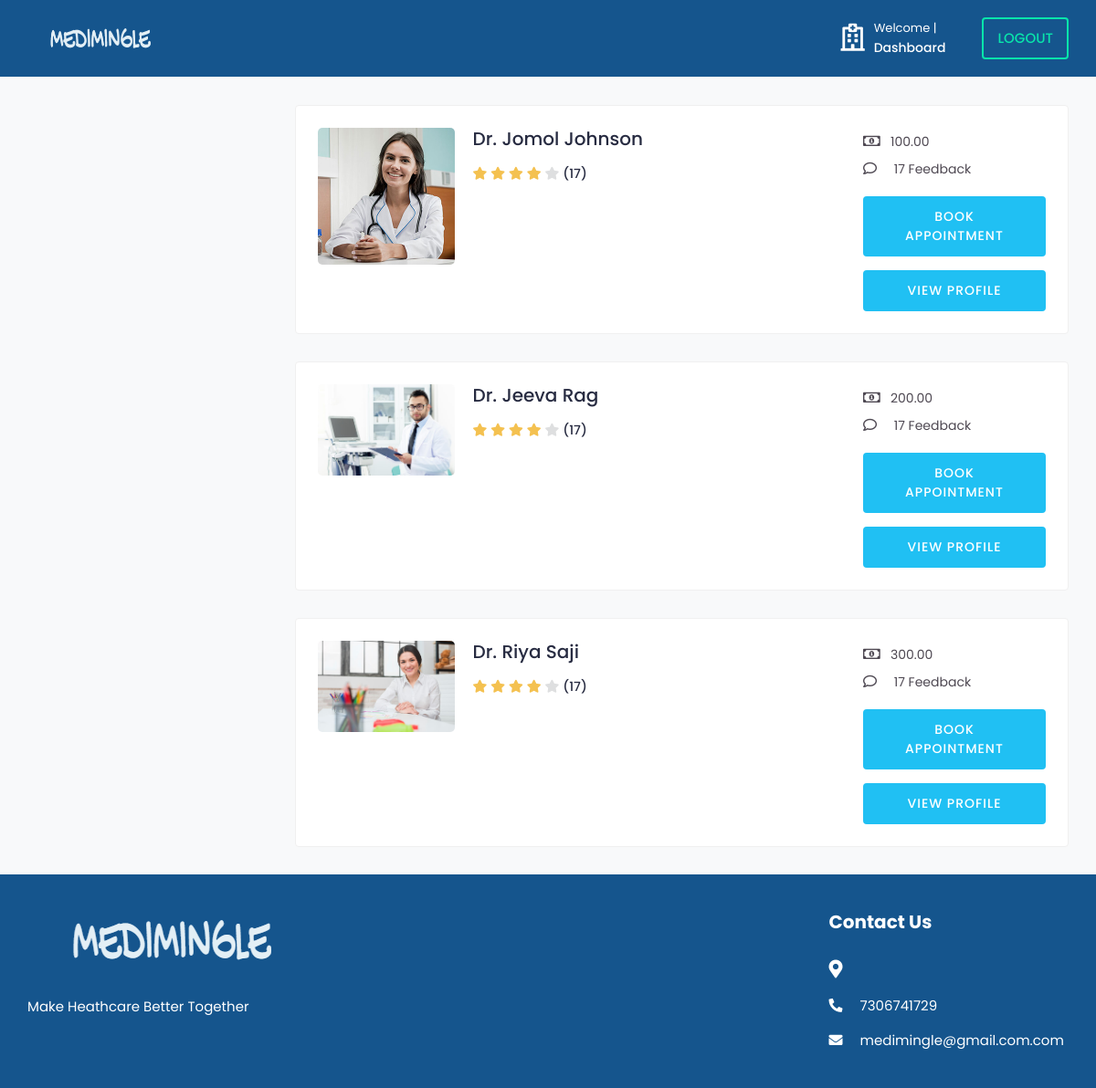
The app's page /doctors/ (signed in), older data.
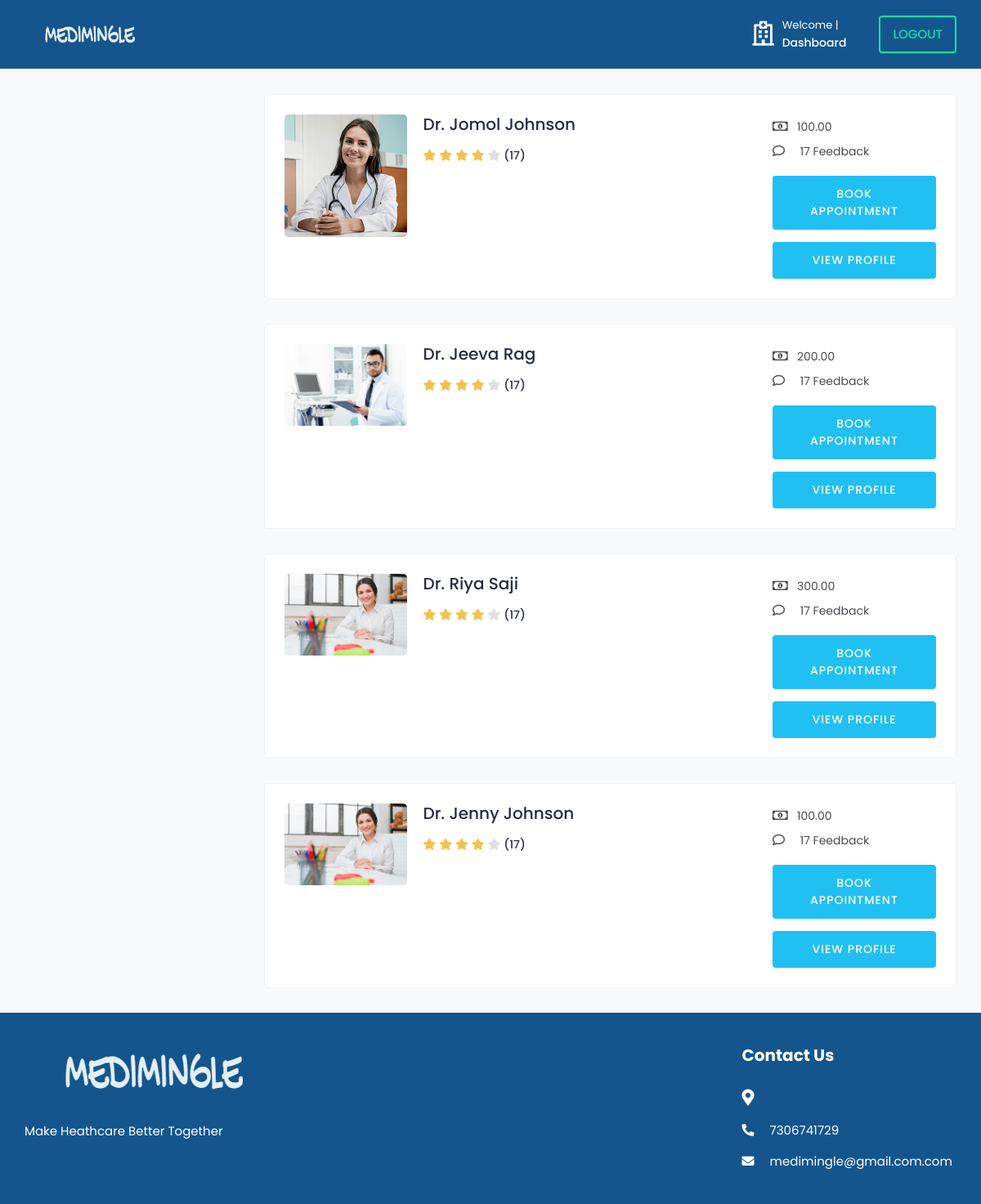
The same page, newer data.
### medi/models.py (models this page shows, shortened)
class Doctor(models.Model):
    user = models.OneToOneField(tbl_user, on_delete=models.CASCADE)
    city  = models.CharField(max_length=50,null=True,blank=True)
    profile_image = models.ImageField(upload_to='doctor/',default='default.png')
    gender = models.CharField(max_length=10, blank=True)
    description = models.TextField(blank=True)
    date_joined = models.DateTimeField(default=datetime.now, blank=True)
    consulting_fee = models.DecimalField(max_digits=10, decimal_places=2,blank=True,null=True)
    registration_number = models.CharField(max_length=50, null=True, blank=True)
    certificate = models.FileField(upload_to='certificates/', null=True, blank=True)

class tbl_user(AbstractUser):
    email=models.EmailField(unique=True)
    phone_number=models.CharField(max_length=15, null=True)
    USER_TYPE_CHOICES = (
        ('patient', 'Patient'),('doctor', 'Doctor'),
    )
    user_type = models.CharField(
        max_length=10,
        choices=USER_TYPE_CHOICES,
        default='patient',
    )
    is_email_verified = models.BooleanField(default=False)
    email_verification_token = models.CharField(max_length=255, blank=True, null=True)
    status= models.BooleanField(default=False)

### medi/views.py (the view)
# urls.py: path('doctors/',views.doctors, name='doctors'),
@never_cache
@login_required(login_url='signin')
def doctors(request):
    doctors = Doctor.objects.all()
    context = {
        'doctors':doctors,
    }
    return render(request, 'doctors.html', context)

### templates/doctors.html (shortened to what this page needs)
{% load static %}
{% include 'includes/main_header.html' %}
			<div class="content">
				<div class="container-fluid">
					<div class="row">
						<div class="col-md-12 col-lg-4 col-xl-3 theiaStickySidebar">
						</div>
						<div class="col-md-12 col-lg-8 col-xl-9">
							{% for doctor in doctors %}
							<div class="card">
								<div class="card-body">
									<div class="doctor-widget">
										<div class="doc-info-left">
											<div class="doctor-img">
													<img src="{{ doctor.profile_image.url }}" class="img-fluid" alt="User Image">
											</div>
											<div class="doc-info-cont">
												<h4 class="doc-name">Dr. {{doctor.user.first_name}} {{doctor.user.last_name}}</a></h4>
												<div class="rating">
													<i class="fas fa-star filled"></i>
													<i class="fas fa-star filled"></i>
													<i class="fas fa-star filled"></i>
													<i class="fas fa-star filled"></i>
													<i class="fas fa-star"></i>
													<span class="d-inline-block average-rating">(17)</span>
												</div>
											</div>
										</div>
										<div class="doc-info-right">
											<div class="clini-infos">
												<ul>
													<li><i class="far fa-money-bill-alt"></i>{{doctor.consulting_fee}}</li>
													<li><i class="far fa-comment"></i> 17 Feedback</li>
													</ul>
											</div>
											<div class="clinic-booking">
												<a class="apt-btn" name="book" href="{% url 'booking' doctor.id %}">Book Appointment</a>
												<a class="apt-btn" href="{% url 'doctor_profile' doctor.id %}">View Profile</a>
											</div>
										</div>
									</div>
								</div>
							</div>
							{% endfor %}
						</div>
					</div>
				</div>
			</div>
			<footer class="footer">
				<div class="footer-top">
					<div class="container-fluid">
						<div class="row">
							<div class="col-lg-3 col-md-6">
								<div class="footer-widget footer-about">
									<div class="footer-logo">
										<img src="{% static '/assets/img/logo.png'%}" alt="logo">
									</div>
									<div class="footer-about-content">
										<p>Make Heathcare Better Together</p>
									</div>
								</div>
							</div>
							<div class="col-lg-3 col-md-6">
							</div>
							<div class="col-lg-3 col-md-6">
							</div>
							<div class="col-lg-3 col-md-6">
								<div class="footer-widget footer-contact">
									<h2 class="footer-title">Contact Us</h2>
									<div class="footer-contact-info">
										<div class="footer-address">
											<span><i class="fas fa-map-marker-alt"></i></span>
										</div>
										<p>
											<i class="fas fa-phone-alt"></i>
											7306741729
										</p>
										<p class="mb-0">
											<i class="fas fa-envelope"></i>
											medimingle@gmail.com.com
										</p>
									</div>
								</div>
							</div>
						</div>
					</div>
				</div>
						</div>
	</body>
</html>

Row changes from the older to the newer data that the page shows:
added Doctor: profile_image (placeholder picture), user.first_name "Jenny", user.last_name "Johnson", consulting_fee "100.00"
